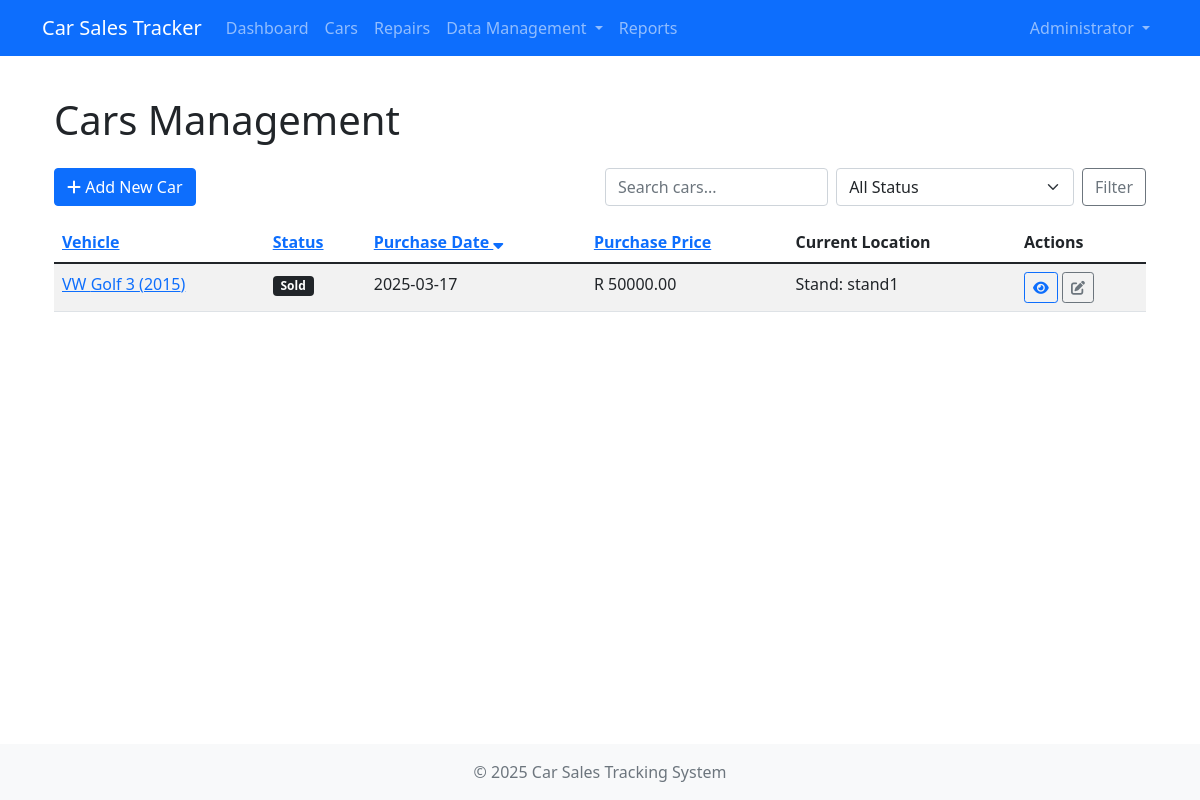
Page /cars/ (signed in) on the earlier database version.
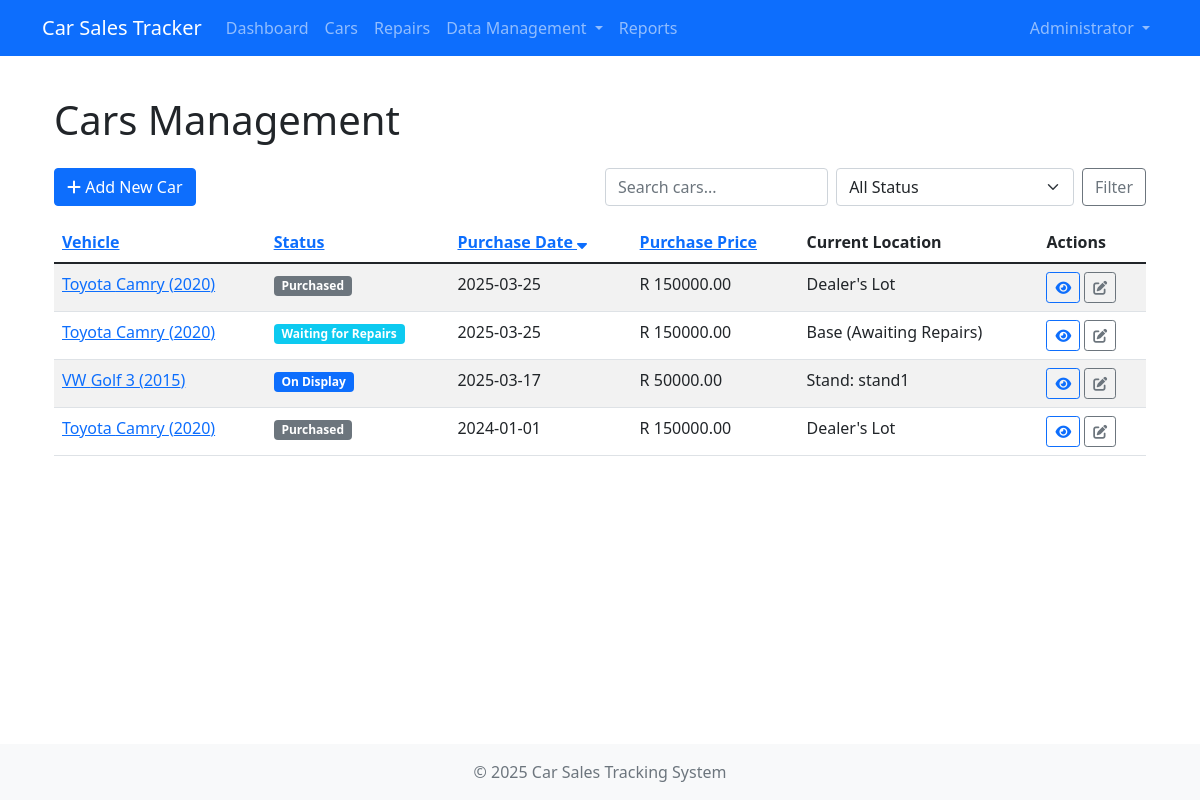
Same page on the later database version.
### app/models/user.py (models this page shows, shortened)
class User(UserMixin, db.Model):
    __tablename__ = 'users'
    user_id = db.Column(db.Integer, primary_key=True, autoincrement=True)
    username = db.Column(db.String(50), unique=True, nullable=False)
    password_hash = db.Column(db.String(255), nullable=False)
    full_name = db.Column(db.String(100), nullable=False)
    role = db.Column(db.String(20), nullable=False)
    last_login = db.Column(db.DateTime, nullable=True)
    @property
    def password(self):
        """Password property getter raises an error"""
        raise AttributeError('password is not a readable attribute')

### app/models/car.py (models this page shows, shortened)
class Car(db.Model):
    __tablename__ = 'cars'
    car_id = db.Column(db.Integer, primary_key=True, autoincrement=True)
    vehicle_name = db.Column(db.String(100), nullable=False)
    vehicle_make = db.Column(db.String(50), nullable=False)
    vehicle_model = db.Column(db.String(50), nullable=False)
    year = db.Column(db.Integer, nullable=False)
    colour = db.Column(db.String(50), nullable=False)
    dekra_condition = db.Column(db.String(20), nullable=False)
    licence_number = db.Column(db.String(20), nullable=False)
    registration_number = db.Column(db.String(20), nullable=False)
    purchase_price = db.Column(db.Numeric(10, 2), nullable=False)
    recon_cost = db.Column(db.Numeric(10, 2), nullable=True)
    final_cost_price = db.Column(db.Numeric(10, 2), nullable=True)
    source = db.Column(db.String(50), nullable=False)
    date_bought = db.Column(db.Date, nullable=False, default=datetime.now().date)
    date_added_to_stand = db.Column(db.Date, nullable=True)
    date_sold = db.Column(db.Date, nullable=True)
    refuel_cost = db.Column(db.Numeric(10, 2), default=0.00)
    current_location = db.Column(db.String(100), nullable=False)
    repair_status = db.Column(db.String(30), nullable=False)
    stand_id = db.Column(db.Integer, db.ForeignKey('stands.stand_id'), nullable=True)
    dealer_id = db.Column(db.Integer, db.ForeignKey('dealers.dealer_id'), nullable=True)
    sale_price = db.Column(db.Numeric(10, 2), nullable=True)
    repairs = db.relationship('Repair', backref='car', lazy='dynamic', cascade='all, delete-orphan')
    stand = db.relationship('Stand', backref='cars')
    dealer = db.relationship('Dealer', foreign_keys=[dealer_id])

### app/routes/cars.py (the view, shortened to what this page needs)
@cars_bp.route('/')
@login_required
@validate_params(
    status=(str, False, 'All', lambda x: x in VALID_STATUSES),
    search=(str, False, ''),
    sort_by=(str, False, 'date_bought', lambda x: x in VALID_SORT_FIELDS),
    sort_dir=(str, False, 'desc', lambda x: x in VALID_SORT_DIRS)
)
def index():
    params = request.validated_params
    status = params['status']
    search = params['search']
    sort_by = params['sort_by']
    sort_dir = params['sort_dir']
    query = Car.query
    if status != 'All':
        query = query.filter(Car.repair_status == status)
    if sort_dir == 'desc':
        query = query.order_by(getattr(Car, sort_by).desc())
    else:
        query = query.order_by(getattr(Car, sort_by))
    cars = query.all()
    return render_template(
        'cars/index.html',
        cars=cars,
        current_status=status,
        current_sort=sort_by,
        current_sort_dir=sort_dir
    )

### app/models/user.py (called while the page is built)
@login_manager.user_loader
def load_user(user_id):
    return User.query.get_or_404(int(user_id)) if user_id else None

### app/templates/cars/index.html (shortened to what this page needs)
{% extends 'base.html' %}
{% block content %}
<div class="container">
    <h1 class="mb-4">Cars Management</h1>
    <div class="d-flex justify-content-between mb-3">
        <div>
            <a href="{{ url_for('cars.create') }}" class="btn btn-primary">
                <i class="fas fa-plus"></i> Add New Car
            </a>
        </div>
        <div class="filters">
            <form method="GET" class="d-flex">
                <input type="text" name="search" class="form-control me-2" placeholder="Search cars..." value="{{ request.args.get('search', '') }}">
                <select name="status" class="form-select me-2">
                    <option value="All" {% if current_status == 'All' %}selected{% endif %}>All Status</option>
                </select>
                <button type="submit" class="btn btn-outline-secondary">Filter</button>
            </form>
        </div>
    </div>
    <div class="table-responsive">
        <table class="table table-striped table-hover">
            <thead>
                <tr>
                    <th>
                        <a href="{{ url_for('cars.index', status=current_status, sort_by='vehicle_make', sort_dir='asc' if current_sort == 'vehicle_make' and current_sort_dir == 'asc' else 'desc') }}">
                            Vehicle
                        </a>
                    </th>
                    <th>
                        <a href="{{ url_for('cars.index', status=current_status, sort_by='repair_status', sort_dir='asc' if current_sort == 'repair_status' and current_sort_dir == 'asc' else 'desc') }}">
                            Status
                        </a>
                    </th>
                    <th>
                        <a href="{{ url_for('cars.index', status=current_status, sort_by='date_bought', sort_dir='asc' if current_sort == 'date_bought' and current_sort_dir == 'asc' else 'desc') }}">
                            Purchase Date
                            {% if current_sort == 'date_bought' %}
                                <i class="fas fa-sort-{{ 'up' if current_sort_dir == 'asc' else 'down' }}"></i>
                            {% endif %}
                        </a>
                    </th>
                    <th>
                        <a href="{{ url_for('cars.index', status=current_status, sort_by='purchase_price', sort_dir='asc' if current_sort == 'purchase_price' and current_sort_dir == 'asc' else 'desc') }}">
                            Purchase Price
                        </a>
                    </th>
                    <th>Current Location</th>
                    <th>Actions</th>
                </tr>
            </thead>
            <tbody>
                {% if cars %}
                    {% for car in cars %}
                    <tr>
                        <td>
                            <a href="{{ url_for('cars.view', car_id=car.car_id) }}">
                                {{ car.vehicle_make }} {{ car.vehicle_model }} ({{ car.year }})
                            </a>
                        </td>
                        <td>
                            {% if car.repair_status == 'Purchased' %}
                                <span class="badge bg-secondary">Purchased</span>
                            {% elif car.repair_status == 'Waiting for Repairs' %}
                                <span class="badge bg-info">Waiting for Repairs</span>
                            {% elif car.repair_status == 'In Repair' %}
                                <span class="badge bg-warning">In Repair</span>
                            {% elif car.repair_status == 'On Display' %}
                                <span class="badge bg-primary">On Display</span>
                            {% elif car.repair_status == 'Waiting for Payment' %}
                                <span class="badge bg-success">Waiting for Payment</span>
                            {% elif car.repair_status == 'Sold' %}
                                <span class="badge bg-dark">Sold</span>
                            {% endif %}
                        </td>
                        <td>{{ car.date_bought.strftime('%Y-%m-%d') }}</td>
                        <td>R {{ car.purchase_price }}</td>
                        <td>{{ car.current_location }}</td>
                        <td>
                            <a href="{{ url_for('cars.view', car_id=car.car_id) }}" class="btn btn-sm btn-outline-primary">
                                <i class="fas fa-eye"></i>
                            </a>
                            <a href="{{ url_for('cars.edit', car_id=car.car_id) }}" class="btn btn-sm btn-outline-secondary">
                                <i class="fas fa-edit"></i>
                            </a>
                        </td>
                    </tr>
                    {% endfor %}
                {% else %}
                    <tr>
                        <td colspan="6" class="text-center">No cars found</td>
                    </tr>
                {% endif %}
            </tbody>
        </table>
    </div>
</div>
{% endblock %}

### app/templates/base.html (shortened to what this page needs)
<!DOCTYPE html>
<html lang="en">
<head>
    <link href="https://cdn.jsdelivr.net/npm/bootstrap@5.1.3/dist/css/bootstrap.min.css" rel="stylesheet">
    <link rel="stylesheet" href="https://cdnjs.cloudflare.com/ajax/libs/font-awesome/6.0.0/css/all.min.css">
    <link rel="stylesheet" href="{{ url_for('static', filename='css/style.css') }}">
</head>
<body>
    <nav class="navbar navbar-expand-lg navbar-dark bg-primary">
        <div class="container">
            <a class="navbar-brand" href="{{ url_for('main.index') }}">Car Sales Tracker</a>
            <div class="collapse navbar-collapse" id="navbarNav">
                <ul class="navbar-nav me-auto">
                    {% if current_user.is_authenticated %}
                    <li class="nav-item">
                        <a class="nav-link" href="{{ url_for('main.dashboard') }}">Dashboard</a>
                    </li>
                    <li class="nav-item">
                        <a class="nav-link" href="{{ url_for('cars.index') }}">Cars</a>
                    </li>
                    <li class="nav-item">
                        <a class="nav-link" href="{{ url_for('repairs.index') }}">Repairs</a>
                    </li>
                    <li class="nav-item dropdown">
                        <a class="nav-link dropdown-toggle" href="#" id="navbarDropdown" role="button" data-bs-toggle="dropdown">
                            Data Management
                        </a>
                    </li>
                    <li class="nav-item">
                        <a class="nav-link" href="{{ url_for('reports.index') }}">Reports</a>
                    </li>
                    {% endif %}
                </ul>
                <ul class="navbar-nav">
                    {% if current_user.is_authenticated %}
                    <li class="nav-item dropdown">
                        <a class="nav-link dropdown-toggle" href="#" id="userDropdown" role="button" data-bs-toggle="dropdown">
                            {{ current_user.full_name }}
                        </a>
                    </li>
                    {% else %}
                    <li class="nav-item">
                        <a class="nav-link" href="{{ url_for('auth.login') }}">Login</a>
                    </li>
                    {% endif %}
                </ul>
            </div>
        </div>
    </nav>
    <main class="container py-4">
        {% block content %}{% endblock %}
    </main>
    <footer class="footer mt-auto py-3 bg-light">
        <div class="container text-center">
            <span class="text-muted">&copy; {{ datetime.datetime.now().year }} Car Sales Tracking System</span>
        </div>
    </footer>
</body>
</html>

### app/static/css/style.css (style rules this page uses)
body { font-family: 'Segoe UI', Tahoma, Geneva, Verdana, sans-serif; min-height: 100vh; display: flex; flex-direction: column; }
main { flex: 1; }

Differences in the rows shown:
added Car: vehicle_make "Toyota", vehicle_model "Camry", year "2020", repair_status "Purchased", date_bought "2025-03-25", purchase_price "150000.00", current_location "Dealer's Lot"
added Car: vehicle_make "Toyota", vehicle_model "Camry", year "2020", shows "Waiting for Repairs", date_bought "2025-03-25", purchase_price "150000.00", current_location "Base (Awaiting Repairs)"
changed Car "VW": repair_status "Sold" → "On Display"
added Car: vehicle_make "Toyota", vehicle_model "Camry", year "2020", repair_status "Purchased", date_bought "2024-01-01", purchase_price "150000.00", current_location "Dealer's Lot"
